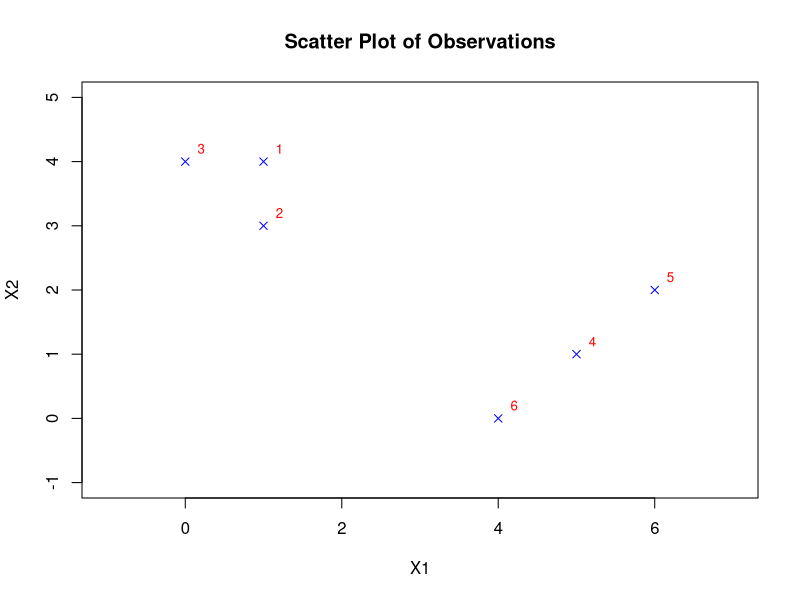
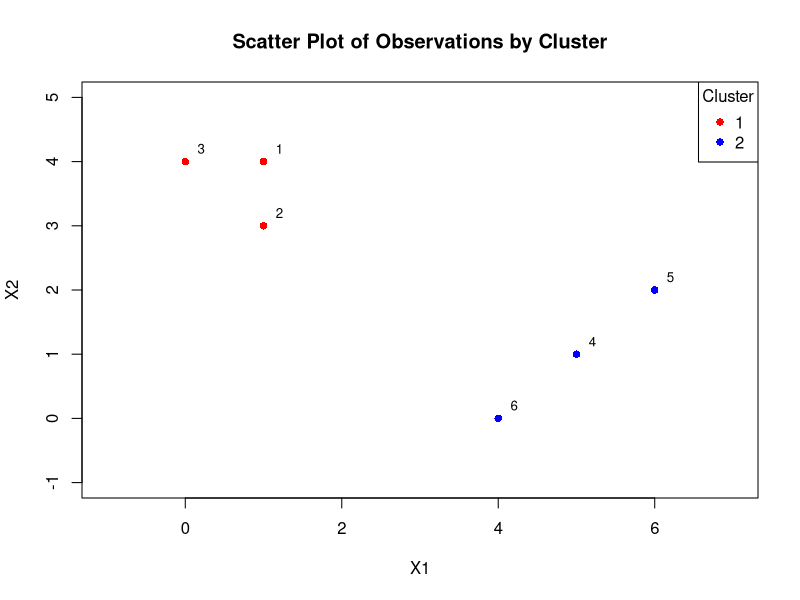
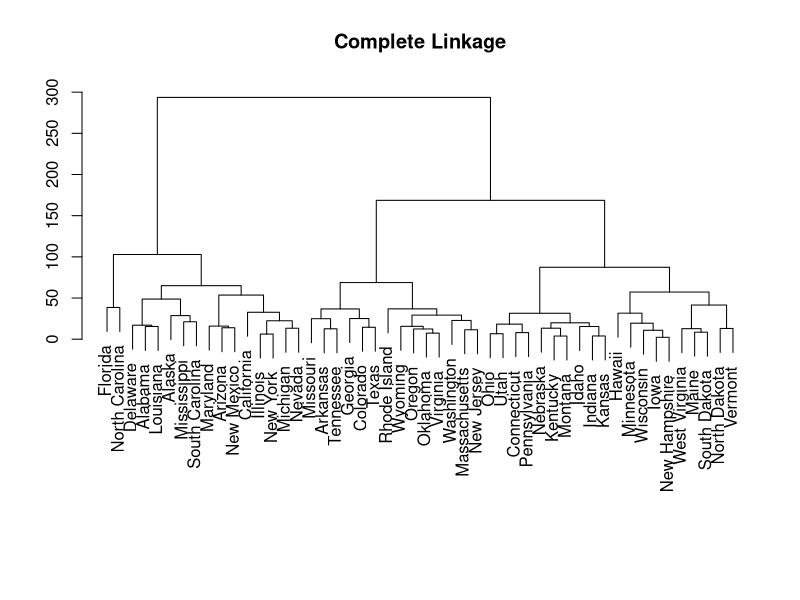

The R script that drew these images, in order: (Note: this script raises an error after producing the figures.)

#question 3
#a
# Step 1: Create the data frame
data <- data.frame(
  Obs = 1:6,
  X1 = c(1, 1, 0, 5, 6, 4),
  X2 = c(4, 3, 4, 1, 2, 0)
)

# Print the data frame as a table
print("Data Table:")
print(data)

# Step 2: Plot the data
plot(data$X1, data$X2, 
     xlab = "X1", ylab = "X2", 
     main = "Scatter Plot of Observations",
     pch = 4, col = "blue", xlim = c(-1, 7), ylim = c(-1, 5))

# Step 3: Add labels to each point
text(data$X1 + 0.2, data$X2 + 0.2, labels = data$Obs, cex = 0.8, col = "red")

#b
set.seed(1) # Set seed for reproducibility
data$Cluster <- sample(1:2, nrow(data), replace = TRUE)

# Display the data with the randomly assigned clusters
print("Data with Randomly Assigned Clusters:")
print(data)

#c: Compute the centroids for each cluster
centroids <- aggregate(cbind(X1, X2) ~ Cluster, data = data, FUN = mean)

# Print the centroids
print("Centroids of Each Cluster:")
print(centroids)

# Step 5: Assign each observation to the nearest centroid
# Initialize a vector to hold the closest cluster labels
closest_clusters <- numeric(nrow(data))

# Loop through each observation
for (i in 1:nrow(data)) {
  # Calculate the Euclidean distances from the observation to each centroid
  distances <- sqrt((data$X1[i] - centroids$X1)^2 + (data$X2[i] - centroids$X2)^2)
  
  # Find the index of the minimum distance
  closest_clusters[i] <- which.min(distances)
}

# Add the closest cluster labels to the data frame
data$ClosestCluster <- closest_clusters

# Print the observations with their closest cluster labels
print("Observations with Closest Cluster Labels:")
print(data)

# Step 6: Plot the data colored by the closest cluster labels
custom_colors <- c("red", "blue")
plot(data$X1, data$X2, 
     xlab = "X1", ylab = "X2", 
     main = "Scatter Plot of Observations by Cluster",
     pch = 16,  # Use filled circles for points
     col = custom_colors[data$ClosestCluster], # Use custom colors to color by closest cluster
     xlim = c(-1, 7), ylim = c(-1, 5))

# Add labels to each point
text(data$X1 + 0.2, data$X2 + 0.2, labels = data$Obs, cex = 0.8, col = "black")

# Optionally, add legend for clusters
legend("topright", legend = unique(data$ClosestCluster), col = unique(custom_colors[data$ClosestCluster]), pch = 16, title = "Cluster")


#question 9a
setwd("/Users/halla.d/Library/Mobile Documents/com~apple~CloudDocs/Desktop/STA401")
data("USArrests")
head(USArrests)
#sd.data=scale(USArrests)
USArrests.rowname <- rownames(USArrests)
data.dist=dist(USArrests) #computes Euclidean distance matrix of the scaled data
hclust(data.dist) #default method = complete
plot(hclust(data.dist), labels= USArrests.rowname, main="Complete Linkage", xlab="", sub="",ylab="")

#b
hc.clusters=cutree(hc.out,3)
abline(h=180, col="red")

#c
sd.data=scale(USArrests)
USArrests.rowname <- rownames(USArrests)
data.dist=dist(USArrests) #computes Euclidean distance matrix of the scaled data
hclust(data.dist) #default method = complete
plot(hclust(data.dist), labels= USArrests.rowname, main="Complete Linkage", xlab="", sub="",ylab="")



